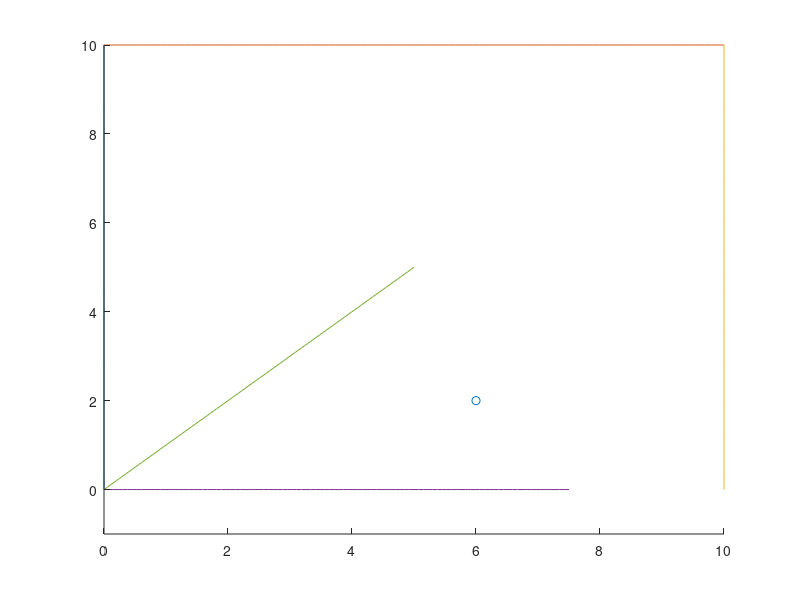

Write MATLAB code to recreate this figure. (Note: this script raises an error after producing the figure.)
close all
warning('off','MATLAB:singularMatrix')

% ss = get(0,'ScreenSize');
% fig = figure('Position',ss.*.5);
% movegui(fig,'center')
figure

dt = 0.05;
g = -9.8/3;
currentBS = [6 2 4 4];

Walls = [0 0 0 10 .8; ... % Left
        0 10 10 10 .8; ... % Top
        10 0 10 10 .8; ... % Right
        0 0 7.5 0 .8; ...
        0 0 5 5 1]; % Bottom

    
for i = 1:length(Walls(:,1))
    thewall = Walls(i,:);
    xWall = linspace(thewall(1), thewall(3), 100);
    yWall = linspace(thewall(2), thewall(4), 100);
    plot(xWall, yWall)
    hold on
end
hold off
h_ax = gca;
axis([0 10 -1 10])
axis off

h_ax_line = axes('position', get(h_ax, 'position'));
X = currentBS(1);
Y = currentBS(2);
scatter(X,Y)
set(h_ax_line, 'color', 'none')
axis([0 10 -1 10])

while currentBS(2) > -0.0001

   currentBS(4) = currentBS(4) + g * dt;
   
   currentBS = updateBallState(currentBS, dt, Walls);
   scatter(currentBS(1),currentBS(2))
   set(h_ax_line, 'color', 'none')
   axis([0 10 -1 10])
   axis off
   drawnow
end
